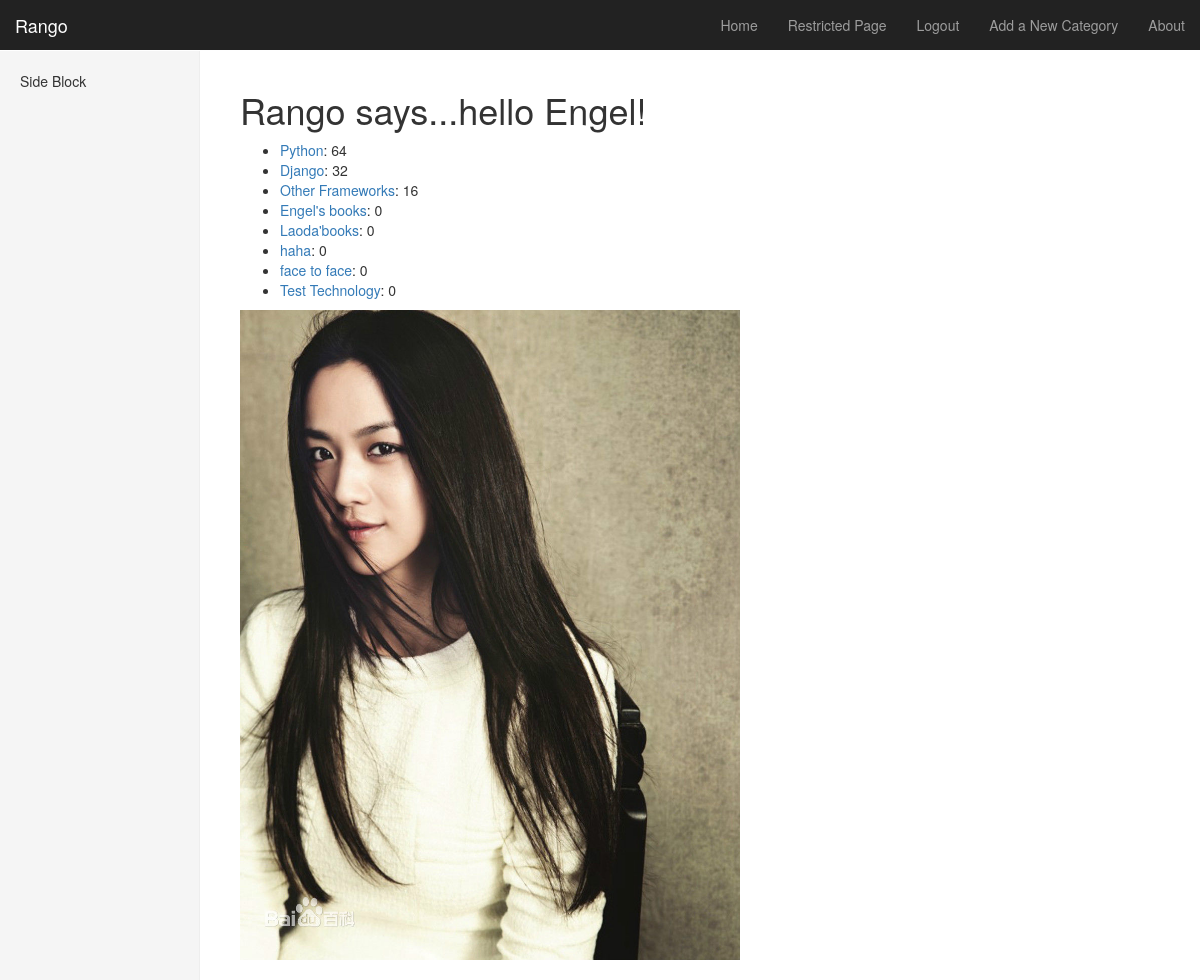
The app's page /rango/ (signed in) with its own data.
### rango/models.py (models this page shows, shortened)
class Category(models.Model):
	name = models.CharField(max_length=128, unique=True)
	views = models.IntegerField(default=0)
	likes = models.IntegerField(default=0)
	slug = models.SlugField(unique=True)

### rango/views.py (the view)
def index(request):
	category_list = Category.objects.order_by('-likes')
	context_dict = {'categories': category_list}
	return render(request, 'rango/index.html', context_dict)

### templates/rango/index.html (shortened to what this page needs)
{% extends 'rango/base.html' %}
{% load static %}
{% block body_block %}
    {% if user.is_authenticated %}
        <h1>Rango says...hello {{ user.username }}!</h1>
    {% else %}
        <h1>Rango says...hello world!</h1>
    {% endif %}
    {% if categories %}
        <ul>
            {% for category in categories %}
                <li><a href="/rango/category/{{ category.slug }}">{{ category.name }}</a>: {{ category.likes }}</li>
            {% endfor %}
        </ul>
    {% else %}
        <strong>There are no categories present.</strong>
    {% endif %}
    <img src="{% static "images/tw.jpg" %}" alt="Picture of Rango" style="width: 500px;height: 650px"/>
{% endblock %}

### static/css/dashboard.css (style rules this page uses)
body { padding-top: 50px; }

### records on screen
Category: name "Python", likes "64"
Category: name "Django", likes "32"
Category: name "Other Frameworks", likes "16"
Category: name "Engel's books", likes "0"
Category: name "Laoda'books", likes "0"
Category: name "haha", likes "0"
Category: name "face to face", likes "0"
Category: name "Test Technology", likes "0"

### other values on screen
{{ user.username }} "Engel"
